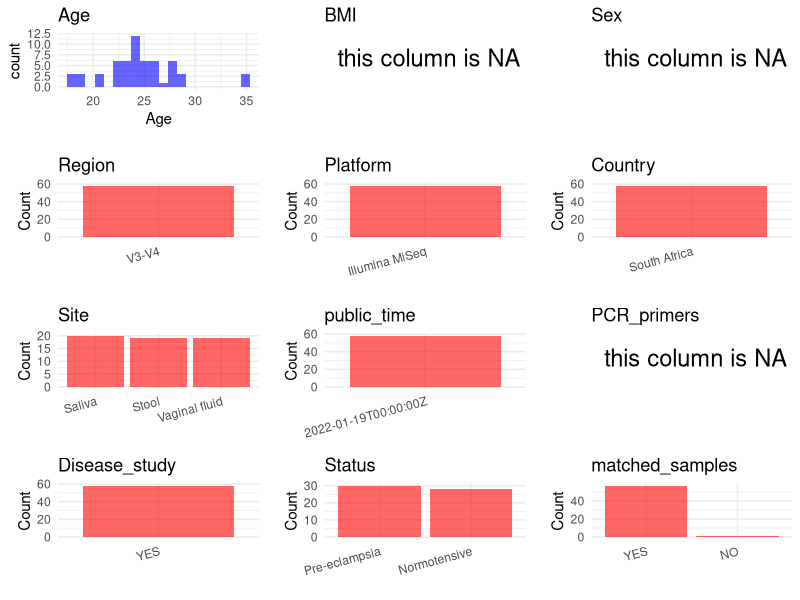

Source code (R): (Note: this script raises an error after producing the figure.)
## ---- chunk 1
# Load necessary libraries
library(dplyr)
library(ggplot2)
library(cowplot)

# Set working directory (update this path to your local directory)
setwd("/home/dongbiao/word_embedding_microbiome/all_data/oral/global-oral-microbiome/data/projects/PRJNA798597")

# Read the initial metadata files
initial_meta<-read.csv("SraRunTable.csv",header = T)

# Combine the two metadata files
#meta <- rbind(initial_meta, initial_meta1)

#Remove entries where Organism is "gut metagenome" (non-oral samples)
#initial_meta <- subset(initial_meta,env_broad_scale!= "Oral microbiome")

# Check the number of samples containing "HT" in Sample.Name (e.g., healthy controls)
#nrow(subset(meta, grepl("HT", Sample.Name)))

# Display the first few rows of the metadata
head(initial_meta)
## ---- chunk 2
# Create a uniform metadata dataframe
metadata <- data.frame(
  BioProject = initial_meta$BioProject,
  Run = initial_meta$Run,
  sample_name = initial_meta$Sample.Name,
  Age = initial_meta$AGE,
  BMI = NA,
  Sex=NA,
  Region = "V3-V4",
  Platform = initial_meta$Instrument,
  Country = initial_meta$geo_loc_name_country,
  #Site = initial_meta$env_medium,
  public_time = initial_meta$ReleaseDate,
  stringsAsFactors = FALSE
)
## ---- chunk 3
# Add information obtained from the publication
metadata$PCR_primers <- NA
metadata$title <- "Diversity of the gut, vaginal and oral microbiome among pregnant women in South Africa with and without pre-eclampsia"
metadata$Disease_study <- "YES"
# Assign disease status based on sample_name patterns
metadata$Status <-initial_meta$env_local_scale
#The sample labeling used in this study refers to the site of collection, i.e., R = rectal/gut, V =vaginal, O = oral sample in both cohorts.
metadata<-metadata%>%
  mutate(Site=case_when(grepl("R",sample_name)~"Stool",
                        grepl("V",sample_name)~"Vaginal fluid",
                        grepl("O",sample_name)~"Saliva"))

#get subjects id according to sample id
metadata$sample_name<-gsub("R|V|O|\\.fastq","",metadata$sample_name)
#get subjects id with Saliva available
keep_subjects<-subset(metadata,Site %in% "Saliva")
#remove subjects without Saliva samples
metadata<-subset(metadata,sample_name %in% keep_subjects$sample_name)
#get subjects sampling counts
sample_counts <- table(metadata$sample_name)
# Create matched_samples column, any subjects have >=2 samples will be label "YES", otherwise "NO"
metadata$matched_samples <- ifelse(metadata$sample_name %in% names(sample_counts[sample_counts >= 2]), "YES", "NO")
## ---- chunk 4
# Check the number of unique runs and sample names
print(paste("Number of unique runs:", length(unique(metadata$Run))))
print(paste("Number of unique sample names:", length(unique(metadata$sample_name))))
## ---- chunk 5
# Select columns for visualization
plot_data <- metadata %>%
  select(-BioProject, -Run, -sample_name, -title)

# Function to create simple plots for each column
create_simple_plots <- function(data) {
  plots <- list()
  
  for (col in colnames(data)) {
    # Check if the column is all NA
    if (all(is.na(data[[col]]))) {
      # Create an empty plot with text indicating all NA
      p <- ggplot() +
        annotate("text", x = 0.5, y = 0.5, label = "this column is NA", size = 6) +
        labs(title = col) +
        theme_void()
    } else if (is.numeric(data[[col]])) {
      # Numeric variable: histogram
      p <- ggplot(data, aes(x = .data[[col]])) +
        geom_histogram(fill = "blue", alpha = 0.6, bins = 20, na.rm = TRUE) +
        labs(title = col) +
        theme_minimal()
    } else {
      # Categorical variable: bar plot (remove NA values)
      count_data <- as.data.frame(table(data[[col]], useNA = "ifany"))
      p <- ggplot(count_data, aes(x = reorder(Var1, -Freq), y = Freq)) +
        geom_col(fill = "red", alpha = 0.6) +
        labs(title = col, x = NULL, y = "Count") +
        theme_minimal() +
        theme(axis.text.x = element_text(angle = 15, hjust = 1))
    }
    plots[[col]] <- p
  }
  
  return(plots)
}

# Generate and arrange plots
plots <- create_simple_plots(plot_data)
p<-plot_grid(plots$Age, 
          plots$BMI, 
          plots$Sex, 
          plots$Region, 
          plots$Platform, 
          plots$Country, 
          plots$Site,
          plots$public_time, 
          plots$PCR_primers,
          plots$Disease_study,
          plots$Status,
          plots$matched_samples,# add 
          ncol = 3, align = "hv", axis = "lb")
ggsave("Metadata_Summary.png", plot = p, width = 8, height = 6, dpi = 150)
## ---- chunk 6
knitr::include_graphics("Metadata_Summary.png")
## ---- chunk 7
# Reorder columns to match the desired format
metadata <- metadata[, c(
  "BioProject", "Run", "sample_name", "Age", "BMI", "Sex", 
  "Region", "Platform", "Country", "Site", "public_time", 
  "PCR_primers", "title", "Disease_study", "Status","matched_samples"
)]

# Export the uniform metadata to a CSV file
write.csv(metadata, file = "metadata.csv", quote = TRUE)
head(metadata)
